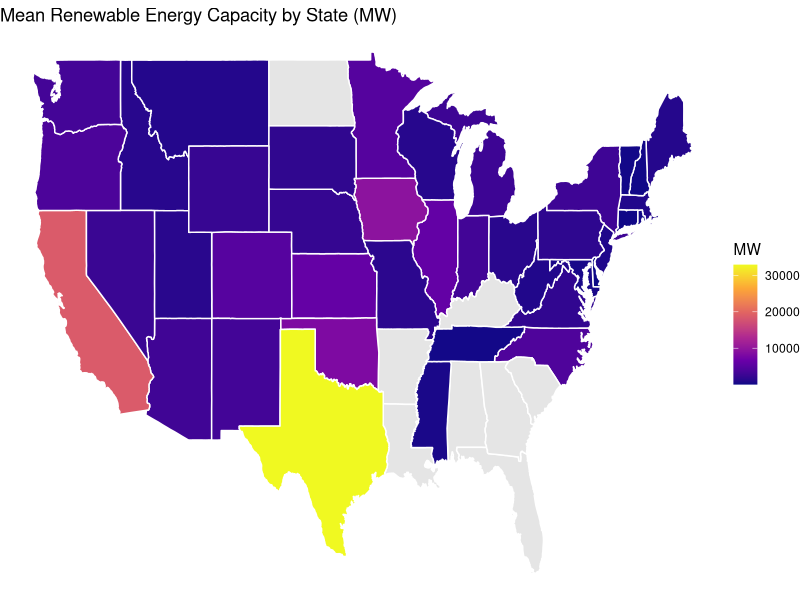
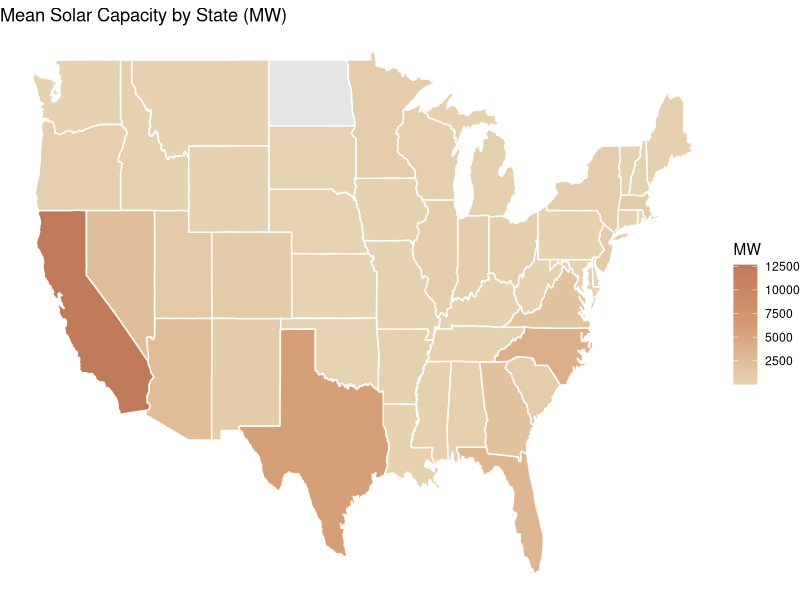
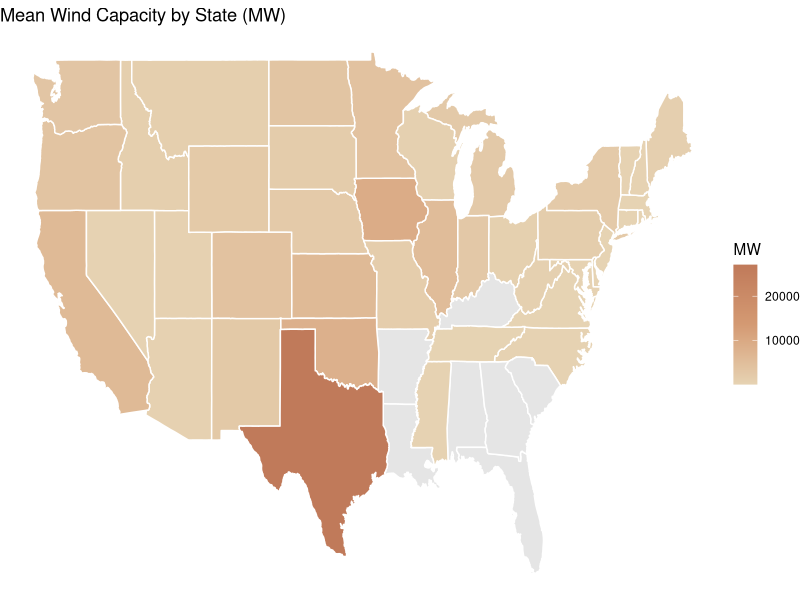
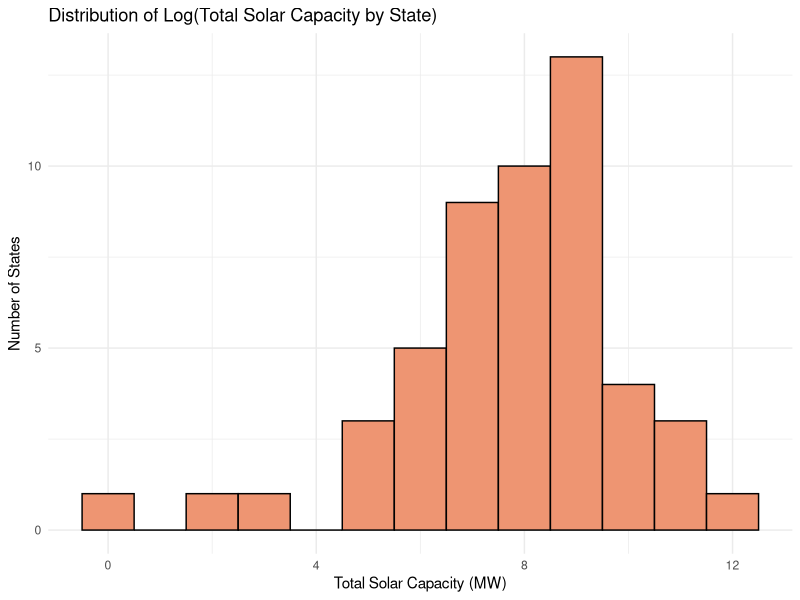
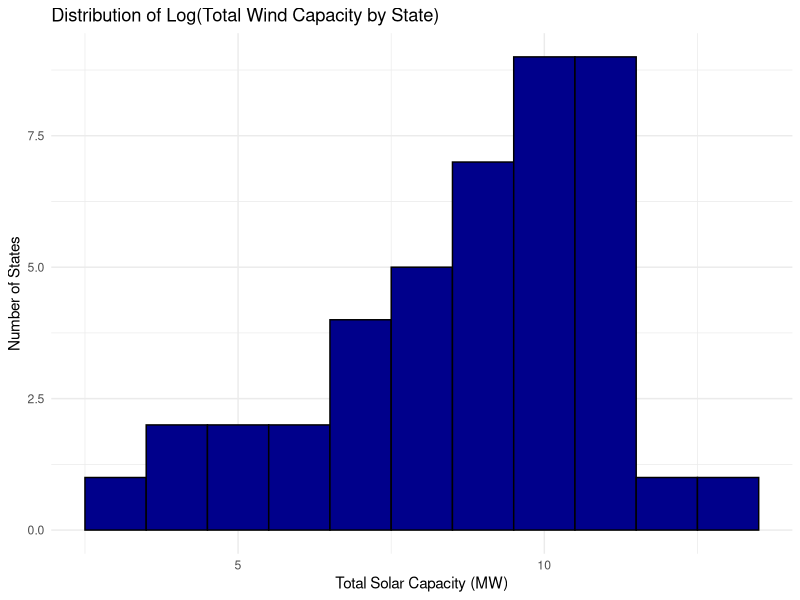
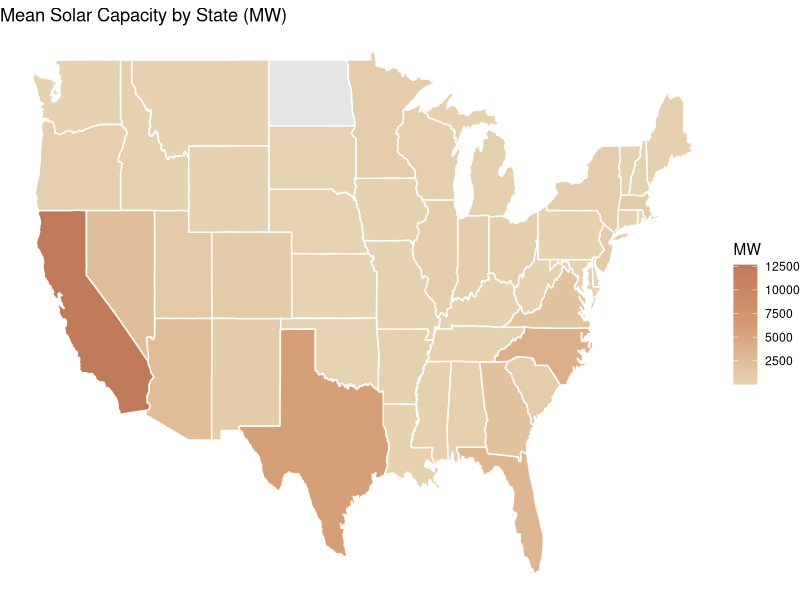
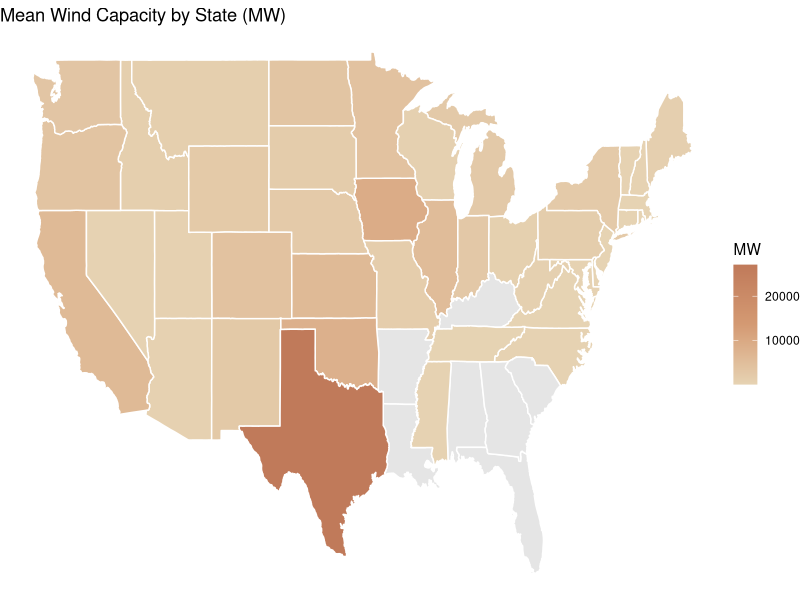

Generate these figures, in order, with R:
## ---- chunk 1
knitr::opts_chunk$set(echo = TRUE)
## ---- chunk 2

# Load in all libraries
library(dplyr)
library(tidyverse)
library(readxl)
library(ggplot2)
library(maps)
library(tidyr)

## ---- chunk 3

# Solar data sets
solar_2024 = read_excel("Solar.xlsx", sheet = "2024")
solar_2023 = read_excel("Solar.xlsx", sheet = "2023")
solar_2022 = read_excel("Solar.xlsx", sheet = "2022")
solar_2021 = read_excel("Solar.xlsx", sheet = "2021")
solar_2020 = read_excel("Solar.xlsx", sheet = "2020")
solar_2019 = read_excel("Solar.xlsx", sheet = "2019")
solar_2018 = read_excel("Solar.xlsx", sheet = "2018")
solar_2017 = read_excel("Solar.xlsx", sheet = "2017")
solar_2016 = read_excel("Solar.xlsx", sheet = "2016")
solar_2015 = read_excel("Solar.xlsx", sheet = "2015")
solar_2014 = read_excel("Solar.xlsx", sheet = "2014")
solar_2013 = read_excel("Solar.xlsx", sheet = "2013")

# Wind data sets
wind_2024 = read_excel("Wind.xlsx", sheet = "2024")
wind_2023 = read_excel("Wind.xlsx", sheet = "2023")
wind_2022 = read_excel("Wind.xlsx", sheet = "2022")
wind_2021 = read_excel("Wind.xlsx", sheet = "2021")
wind_2020 = read_excel("Wind.xlsx", sheet = "2020")
wind_2019 = read_excel("Wind.xlsx", sheet = "2019")
wind_2018 = read_excel("Wind.xlsx", sheet = "2018")
wind_2017 = read_excel("Wind.xlsx", sheet = "2017")
wind_2016 = read_excel("Wind.xlsx", sheet = "2016")
wind_2015 = read_excel("Wind.xlsx", sheet = "2015")
wind_2014 = read_excel("Wind.xlsx", sheet = "2014")
wind_2013 = read_excel("Wind.xlsx", sheet = "2013")

# Green Bond Issuance and RPS data set
GBI = read_excel("GB_RPS Hard Code.xlsx")


## ---- chunk 4

# Vector of years
years <- 2024:2013
print("hello")

# Initialize empty list to store per-year state totals
solar_totals <- list()

for (yr in years) {
  # Get the dataframe for that year using get()
  df <- get(paste0("solar_", yr))
  
  # Sum capacity per state
  solar_totals[[as.character(yr)]] <- df %>%
    group_by(State) %>%
    summarise(TotalCapacity = sum(`Nameplate Capacity (MW)`, na.rm = TRUE))
}

solar_all_years <- bind_rows(
  lapply(names(solar_totals), function(yr) {
    solar_totals[[yr]] %>% mutate(Year = as.numeric(yr))
  })
)

# Initialize empty list to store per-year state totals for wind
wind_totals <- list()

for (yr in years) {
  # Get the dataframe for that year dynamically
  df <- get(paste0("wind_", yr))
  
  # Sum capacity per state
  wind_totals[[as.character(yr)]] <- df %>%
    group_by(State) %>%
    summarise(TotalCapacity = sum(`Nameplate Capacity (MW)`, na.rm = TRUE))
}

wind_all_years <- bind_rows(
  lapply(names(wind_totals), function(yr) {
    wind_totals[[yr]] %>% mutate(Year = as.numeric(yr))
  })
)

## ---- chunk 5

solar_mean <- bind_rows(
  lapply(names(solar_totals), function(yr) {
    solar_totals[[yr]] %>% mutate(Year = as.numeric(yr))
  })
) %>%
  group_by(State) %>%
  summarise(MeanSolar = mean(TotalCapacity, na.rm = TRUE))

wind_mean <- bind_rows(
  lapply(names(wind_totals), function(yr) {
    wind_totals[[yr]] %>% mutate(Year = as.numeric(yr))
  })
) %>%
  group_by(State) %>%
  summarise(MeanWind = mean(TotalCapacity, na.rm = TRUE))

# Merge solar and wind means
renewables_mean <- full_join(solar_mean, wind_mean, by = "State") %>%
  mutate(MeanRenewable = MeanSolar + MeanWind)

us_states <- map_data("state")

# Make sure state names match: lowercase
renewables_mean$region <- tolower(state.abb[match(renewables_mean$State, state.abb)])

# Convert state abbreviations to lowercase full names
renewables_mean$region <- tolower(state.name[match(renewables_mean$State, state.abb)])

us_map_data <- left_join(us_states, renewables_mean, by = "region")

ggplot(us_map_data, aes(x = long, y = lat, group = group, fill = MeanRenewable)) +
  geom_polygon(color = "white") +
  scale_fill_viridis_c(option = "C", na.value = "grey90") +
  labs(
    title = "Mean Renewable Energy Capacity by State (MW)",
    fill = "MW"
  ) +
  theme_void() +
  theme(legend.position = "right")

## ---- chunk 6

# Map data
us_states <- map_data("state")

# Merge map with solar and wind means separately
solar_map_data <- left_join(us_states, renewables_mean %>% select(region, MeanSolar), by = "region")
wind_map_data  <- left_join(us_states, renewables_mean %>% select(region, MeanWind), by = "region")

## ---- chunk 7

solar = ggplot(solar_map_data, aes(x = long, y = lat, group = group, fill = MeanSolar)) +
  geom_polygon(color = "white") +
  scale_fill_gradientn(
    colors = c(
      "#E6D3B3",
      "#D49A73",
      "#C07A5A"
    ),
    na.value = "grey90"
  ) +
  labs(
    title = "Mean Solar Capacity by State (MW)",
    fill = "MW"
  ) +
  theme_void() +
  theme(
    legend.position = "right",
    plot.background = element_rect(fill = "white", color = NA),
    panel.background = element_rect(fill = "white", color = NA)
  )

print(solar)

ggsave("solar.png", plot = solar, width = 6, height = 4, dpi = 300)

## ---- chunk 8

wind = ggplot(wind_map_data, aes(x = long, y = lat, group = group, fill = MeanWind)) +
  geom_polygon(color = "white") +
  scale_fill_gradientn(
    colors = c(
      "#E6D3B3",
      "#D49A73",
      "#C07A5A"
    ),
    na.value = "grey90"
  ) +
  labs(
    title = "Mean Wind Capacity by State (MW)",
    fill = "MW"
  ) +
  theme_void() +
  theme(
    legend.position = "right",
    plot.background = element_rect(fill = "white", color = NA),
    panel.background = element_rect(fill = "white", color = NA)
  )

print(wind)

ggsave("wind.png", plot = wind, width = 6, height = 4, dpi = 300)

## ---- chunk 9

# Sum total capacity per state across all years
solar_total_state <- solar_all_years %>%
  group_by(State) %>%
  summarise(TotalCapacity = sum(TotalCapacity, na.rm = TRUE))

wind_total_state <- wind_all_years %>%
  group_by(State) %>%
  summarise(TotalCapacity = sum(TotalCapacity, na.rm = TRUE))

## ---- chunk 10

ggplot(solar_total_state, aes(x = log(TotalCapacity))) +
  geom_histogram(binwidth = 1, fill = "lightsalmon2", color = "black") +
  labs(
    title = "Distribution of Log(Total Solar Capacity by State)",
    x = "Total Solar Capacity (MW)",
    y = "Number of States"
  ) +
  theme_minimal()

## ---- chunk 11

ggplot(wind_total_state, aes(x = log(TotalCapacity))) +
  geom_histogram(binwidth = 1, fill = "darkblue", color = "black") +
  labs(
    title = "Distribution of Log(Total Wind Capacity by State)",
    x = "Total Solar Capacity (MW)",
    y = "Number of States"
  ) +
  theme_minimal()
